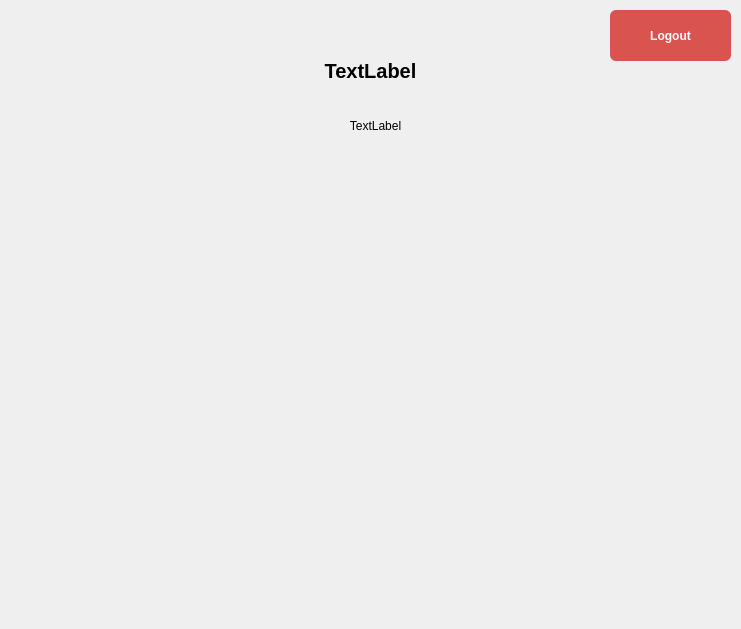
<?xml version="1.0" encoding="UTF-8"?>
<ui version="4.0">
 <class>AdminPage</class>
 <widget class="QWidget" name="AdminPage">
  <property name="geometry">
   <rect>
    <x>0</x>
    <y>0</y>
    <width>741</width>
    <height>629</height>
   </rect>
  </property>
  <property name="windowTitle">
   <string>Form</string>
  </property>
  <widget class="QLabel" name="typeLabel">
   <property name="geometry">
    <rect>
     <x>270</x>
     <y>40</y>
     <width>201</width>
     <height>61</height>
    </rect>
   </property>
   <property name="styleSheet">
    <string notr="true">font-size: 20px;
font-weight: 500;</string>
   </property>
   <property name="text">
    <string>TextLabel</string>
   </property>
   <property name="alignment">
    <set>Qt::AlignmentFlag::AlignCenter</set>
   </property>
  </widget>
  <widget class="QLabel" name="greetingLabel">
   <property name="geometry">
    <rect>
     <x>210</x>
     <y>110</y>
     <width>331</width>
     <height>31</height>
    </rect>
   </property>
   <property name="text">
    <string>TextLabel</string>
   </property>
   <property name="alignment">
    <set>Qt::AlignmentFlag::AlignCenter</set>
   </property>
  </widget>
  <widget class="QPushButton" name="logoutButton">
   <property name="geometry">
    <rect>
     <x>610</x>
     <y>10</y>
     <width>121</width>
     <height>51</height>
    </rect>
   </property>
   <property name="styleSheet">
    <string notr="true">QPushButton {
    background-color: #D9534F;
    color: white;
    border: none;
    border-radius: 6px;
    padding: 8px 16px;
    font-weight: bold;
}

QPushButton:hover {
    background-color: #C9302C;
}

QPushButton:pressed {
    background-color: #AC2925;
}</string>
   </property>
   <property name="text">
    <string>Logout</string>
   </property>
  </widget>
 </widget>
 <resources/>
 <connections/>
</ui>
